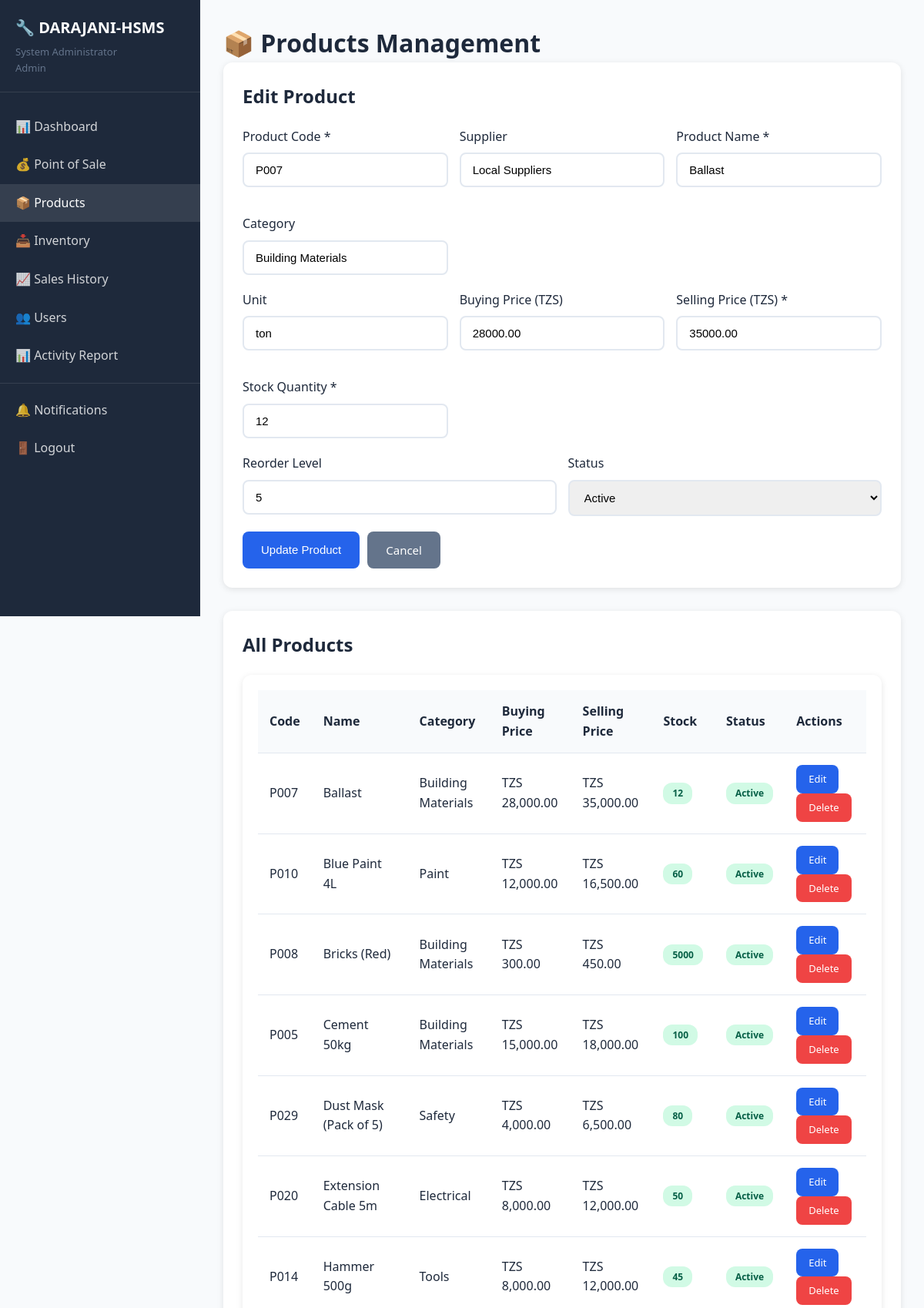
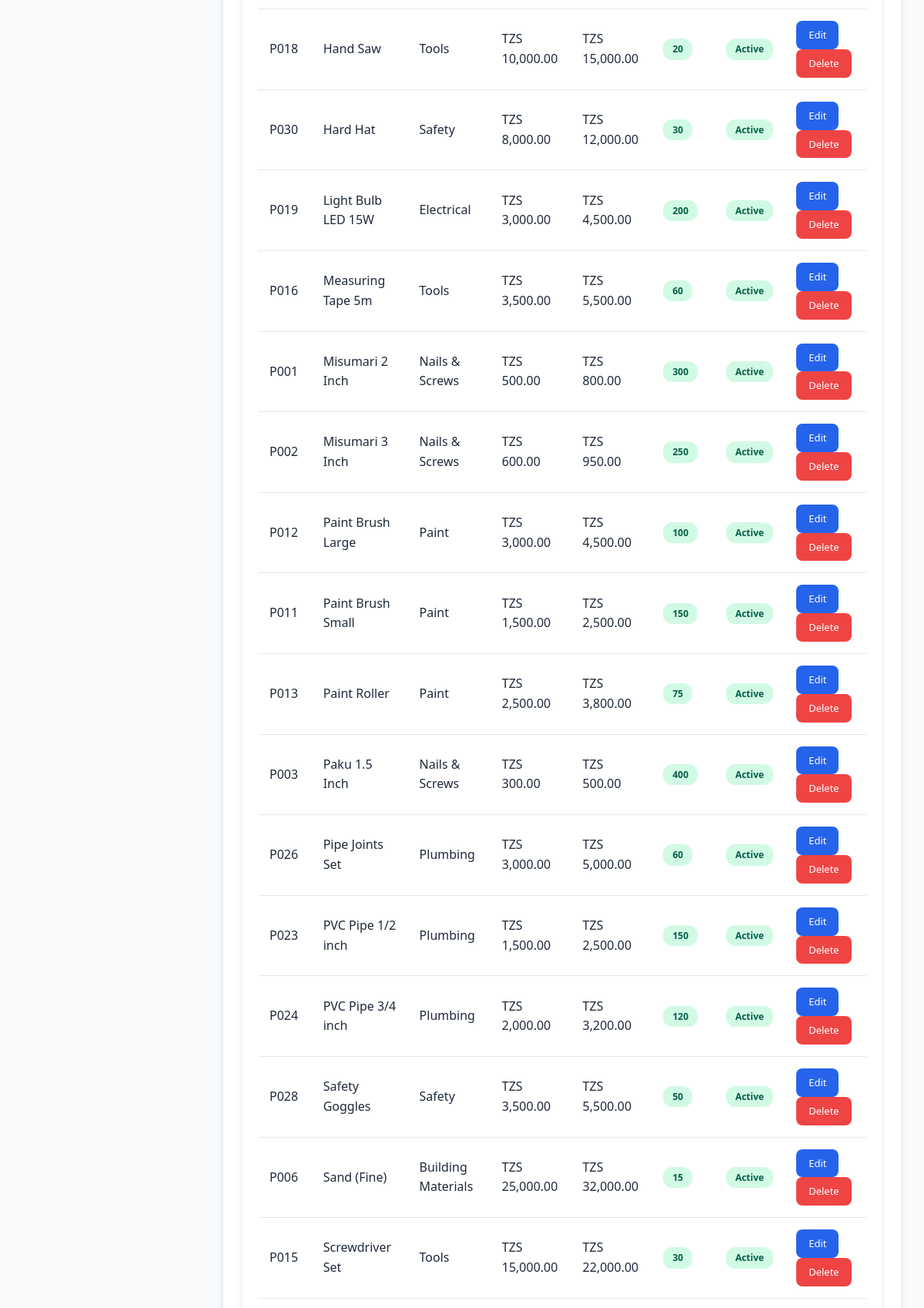
/products.php?edit=7 (signed in, upper part), run on the app's committed database (2 pictures, top to bottom).
### tables this page shows
CREATE TABLE IF NOT EXISTS products (
    id INT AUTO_INCREMENT PRIMARY KEY,
    product_code VARCHAR(50) UNIQUE NOT NULL,
    product_name VARCHAR(200) NOT NULL,
    category VARCHAR(100),
    unit VARCHAR(50),
    price DECIMAL(10,2) NOT NULL,
    stock_quantity INT DEFAULT 0,
    reorder_level INT DEFAULT 10,
    supplier VARCHAR(200),
    status ENUM('active', 'inactive') DEFAULT 'active',
    created_at TIMESTAMP DEFAULT CURRENT_TIMESTAMP,
    updated_at TIMESTAMP DEFAULT CURRENT_TIMESTAMP ON UPDATE CURRENT_TIMESTAMP
);

### functions.php (called while the page is built, shortened)
<?php
function getAllProducts($active_only = false) {
    $conn = getDBConnection();
    $sql = "SELECT * FROM products";
    $sql .= " ORDER BY product_name ASC";
    $result = $conn->query($sql);
    return $result->fetch_all(MYSQLI_ASSOC);
}
function getProductById($id) {
    $conn = getDBConnection();
    $stmt = $conn->prepare("SELECT * FROM products WHERE id = ?");
    $stmt->bind_param("i", $id);
    $stmt->execute();
    $result = $stmt->get_result();
    return $result->fetch_assoc();
}
function formatCurrency($amount) {
    return CURRENCY . ' ' . number_format($amount, 2);
}
?>

### products.php (the view, shortened to what this page needs)
<?php
include 'header.php';
$edit_product = null;
if (isset($_GET['edit'])) {
    $edit_product = getProductById(intval($_GET['edit']));
}
$products = getAllProducts();
?>
<h1>📦 Products Management</h1>
<div class="card" style="margin-bottom: 30px;">
    <h2 style="margin-bottom: 20px;"><?php echo $edit_product ? 'Edit Product' : 'Add New Product'; ?></h2>
    <form method="POST">
        <div class="form-row">
            <div class="form-group">
                <label>Product Code *</label>
                <input type="text" name="product_code" class="form-control" value="<?php echo $edit_product['product_code'] ?? ''; ?>" required <?php echo $edit_product ? 'readonly' : ''; ?>>
            </div>
            <div class="form-group">
                <label>Supplier</label>
                <input type="text" name="supplier" class="form-control" value="<?php echo $edit_product['supplier'] ?? ''; ?>">
            </div>
            <div class="form-group">
                <label>Product Name *</label>
                <input type="text" name="product_name" class="form-control" value="<?php echo $edit_product['product_name'] ?? ''; ?>" required>
            </div>
            <div class="form-group">
                <label>Category</label>
                <input type="text" name="category" class="form-control" value="<?php echo $edit_product['category'] ?? ''; ?>">
            </div>
        </div>
        <div class="form-row">
            <div class="form-group">
                <label>Unit</label>
                <input type="text" name="unit" class="form-control" value="<?php echo $edit_product['unit'] ?? 'pcs'; ?>" placeholder="pcs, kg, ltr, etc">
            </div>
            <div class="form-group">
                <label>Buying Price (<?php echo CURRENCY; ?>)</label>
                <input type="number" step="0.01" name="buying_price" class="form-control" value="<?php echo $edit_product['buying_price'] ?? ''; ?>" placeholder="Cost price">
            </div>
            <div class="form-group">
                <label>Selling Price (<?php echo CURRENCY; ?>) *</label>
                <input type="number" step="0.01" name="selling_price" class="form-control" value="<?php echo $edit_product['selling_price'] ?? ''; ?>" required>
            </div>
            <div class="form-group">
                <label>Stock Quantity *</label>
                <input type="number" name="stock_quantity" class="form-control" value="<?php echo $edit_product['stock_quantity'] ?? '0'; ?>" required>
            </div>
        </div>
        <div class="form-row">
            <div class="form-group">
                <label>Reorder Level</label>
                <input type="number" name="reorder_level" class="form-control" value="<?php echo $edit_product['reorder_level'] ?? '10'; ?>">
            </div>
            <?php if ($edit_product): ?>
            <div class="form-group">
                <label>Status</label>
                <select name="status" class="form-control">
                    <option value="active" <?php echo ($edit_product['status'] ?? '') === 'active' ? 'selected' : ''; ?>>Active</option>
                </select>
            </div>
            <?php endif; ?>
        </div>
        <div style="display: flex; gap: 10px;">
            <button type="submit" name="<?php echo $edit_product ? 'update_product' : 'add_product'; ?>" class="btn btn-primary">
                <?php echo $edit_product ? 'Update Product' : 'Add Product'; ?>
            </button>
            <?php if ($edit_product): ?>
                <a href="products.php" class="btn btn-secondary">Cancel</a>
            <?php endif; ?>
        </div>
    </form>
</div>
<div class="card">
    <h2 style="margin-bottom: 20px;">All Products</h2>
    <div class="table-container">
        <table>
            <thead>
                <tr>
                    <th>Code</th>
                    <th>Name</th>
                    <th>Category</th>
                    <th>Buying Price</th>
                    <th>Selling Price</th>
                    <th>Stock</th>
                    <th>Status</th>
                    <th>Actions</th>
                </tr>
            </thead>
            <tbody>
                <?php foreach ($products as $product): ?>
                <?php
                    $buying_price = isset($product['buying_price']) ? $product['buying_price'] : 0;
                    $selling_price = isset($product['selling_price']) ? $product['selling_price'] : (isset($product['price']) ? $product['price'] : 0);
                ?>
                <tr>
                    <td><?php echo $product['product_code']; ?></td>
                    <td><?php echo $product['product_name']; ?></td>
                    <td><?php echo $product['category']; ?></td>
                    <td><?php echo formatCurrency($buying_price); ?></td>
                    <td><?php echo formatCurrency($selling_price); ?></td>
                    <td>
                        <?php if ($product['stock_quantity'] <= $product['reorder_level']): ?>
                            <span class="badge badge-danger"><?php echo $product['stock_quantity']; ?></span>
                        <?php else: ?>
                            <span class="badge badge-success"><?php echo $product['stock_quantity']; ?></span>
                        <?php endif; ?>
                    </td>
                    <td>
                        <span class="badge badge-<?php echo $product['status'] === 'active' ? 'success' : 'danger'; ?>">
                            <?php echo ucfirst($product['status']); ?>
                        </span>
                    </td>
                    <td>
                        <a href="products.php?edit=<?php echo $product['id']; ?>" class="btn btn-primary btn-sm">Edit</a>
                        <a href="products.php?delete=<?php echo $product['id']; ?>" class="btn btn-danger btn-sm" onclick="return confirm('Delete this product?')">Delete</a>
                    </td>
                </tr>
                <?php endforeach; ?>
            </tbody>
        </table>
    </div>
</div>
<?php include 'footer.php'; ?>

### style.css (style rules this page uses)
* { margin: 0; padding: 0; box-sizing: border-box; }
:root { --primary: #2563eb; --primary-dark: #1e40af; --secondary: #64748b; --success: #10b981; --danger: #ef4444; --warning: #f59e0b; --light: #f8fafc; --dark: #1e293b; --border: #e2e8f0; }
body { font-family: 'Segoe UI', Tahoma, Geneva, Verdana, sans-serif; background: var(--light); color: var(--dark); line-height: 1.6; }
.card { background: white; padding: 25px; border-radius: 12px; box-shadow: 0 2px 8px rgba(0,0,0,0.1); }
.form-group { margin-bottom: 20px; }
.form-group label { display: block; margin-bottom: 8px; font-weight: 500; color: var(--dark); }
.form-control { width: 100%; padding: 12px 15px; border: 2px solid var(--border); border-radius: 8px; font-size: 15px; transition: all 0.3s; }
.form-row { display: grid; grid-template-columns: repeat(auto-fit, minmax(200px, 1fr)); gap: 15px; }
.btn { padding: 12px 24px; border: none; border-radius: 8px; font-size: 15px; font-weight: 500; cursor: pointer; transition: all 0.3s; text-decoration: none; display: inline-block; text-align: center; }
.btn-primary { background: var(--primary); color: white; }
.btn-danger { background: var(--danger); color: white; }
.btn-secondary { background: var(--secondary); color: white; }
.btn-sm { padding: 8px 16px; font-size: 13px; }
.table-container { background: white; border-radius: 12px; padding: 20px; box-shadow: 0 2px 8px rgba(0,0,0,0.1); overflow-x: auto; }
table { width: 100%; border-collapse: collapse; }
table th, table td { padding: 15px; text-align: left; border-bottom: 1px solid var(--border); }
table th { background: var(--light); font-weight: 600; color: var(--dark); }
.badge { padding: 4px 12px; border-radius: 12px; font-size: 12px; font-weight: 600; display: inline-block; }
.badge-success { background: #d1fae5; color: #065f46; }

### data on the page
products: product_code "P007", supplier "Local Suppliers", product_name "Ballast", category "Building Materials", unit "ton", buying_price "28000.00", selling_price "35000.00", stock_quantity "12", reorder_level "5", status "Active", buying_price "TZS 28,000.00", selling_price "TZS 35,000.00"
products: product_code "P010", product_name "Blue Paint 4L", category "Paint", buying_price "TZS 12,000.00", selling_price "TZS 16,500.00", stock_quantity "60", status "Active"
products: product_code "P008", product_name "Bricks (Red)", category "Building Materials", buying_price "TZS 300.00", selling_price "TZS 450.00", stock_quantity "5000", status "Active"
products: product_code "P005", product_name "Cement 50kg", category "Building Materials", buying_price "TZS 15,000.00", selling_price "TZS 18,000.00", stock_quantity "100", status "Active"
products: product_code "P029", product_name "Dust Mask (Pack of 5)", category "Safety", buying_price "TZS 4,000.00", selling_price "TZS 6,500.00", stock_quantity "80", status "Active"
products: product_code "P020", product_name "Extension Cable 5m", category "Electrical", buying_price "TZS 8,000.00", selling_price "TZS 12,000.00", stock_quantity "50", status "Active"
products: product_code "P014", product_name "Hammer 500g", category "Tools", buying_price "TZS 8,000.00", selling_price "TZS 12,000.00", stock_quantity "45", status "Active"
products: product_code "P018", product_name "Hand Saw", category "Tools", buying_price "TZS 10,000.00", selling_price "TZS 15,000.00", stock_quantity "20", status "Active"
products: product_code "P030", product_name "Hard Hat", category "Safety", buying_price "TZS 8,000.00", selling_price "TZS 12,000.00", stock_quantity "30", status "Active"
products: product_code "P019", product_name "Light Bulb LED 15W", category "Electrical", buying_price "TZS 3,000.00", selling_price "TZS 4,500.00", stock_quantity "200", status "Active"
products: product_code "P016", product_name "Measuring Tape 5m", category "Tools", buying_price "TZS 3,500.00", selling_price "TZS 5,500.00", stock_quantity "60", status "Active"
products: product_code "P001", product_name "Misumari 2 Inch", category "Nails & Screws", buying_price "TZS 500.00", selling_price "TZS 800.00", stock_quantity "300", status "Active"
products: product_code "P002", product_name "Misumari 3 Inch", category "Nails & Screws", buying_price "TZS 600.00", selling_price "TZS 950.00", stock_quantity "250", status "Active"
products: product_code "P012", product_name "Paint Brush Large", category "Paint", buying_price "TZS 3,000.00", selling_price "TZS 4,500.00", stock_quantity "100", status "Active"
products: product_code "P011", product_name "Paint Brush Small", category "Paint", buying_price "TZS 1,500.00", selling_price "TZS 2,500.00", stock_quantity "150", status "Active"
products: product_code "P013", product_name "Paint Roller", category "Paint", buying_price "TZS 2,500.00", selling_price "TZS 3,800.00", stock_quantity "75", status "Active"
products: product_code "P003", product_name "Paku 1.5 Inch", category "Nails & Screws", buying_price "TZS 300.00", selling_price "TZS 500.00", stock_quantity "400", status "Active"
products: product_code "P026", product_name "Pipe Joints Set", category "Plumbing", buying_price "TZS 3,000.00", selling_price "TZS 5,000.00", stock_quantity "60", status "Active"
products: product_code "P023", product_name "PVC Pipe 1/2 inch", category "Plumbing", buying_price "TZS 1,500.00", selling_price "TZS 2,500.00", stock_quantity "150", status "Active"
products: product_code "P024", product_name "PVC Pipe 3/4 inch", category "Plumbing", buying_price "TZS 2,000.00", selling_price "TZS 3,200.00", stock_quantity "120", status "Active"
products: product_code "P028", product_name "Safety Goggles", category "Safety", buying_price "TZS 3,500.00", selling_price "TZS 5,500.00", stock_quantity "50", status "Active"
products: product_code "P006", product_name "Sand (Fine)", category "Building Materials", buying_price "TZS 25,000.00", selling_price "TZS 32,000.00", stock_quantity "15", status "Active"
products: product_code "P015", product_name "Screwdriver Set", category "Tools", buying_price "TZS 15,000.00", selling_price "TZS 22,000.00", stock_quantity "30", status "Active"

### other printed values
SITE_ABBR "DARAJANI-HSMS"
$_SESSION['full_name'] "System Administrator"
$_SESSION['role'] "Admin"
CURRENCY "TZS"
